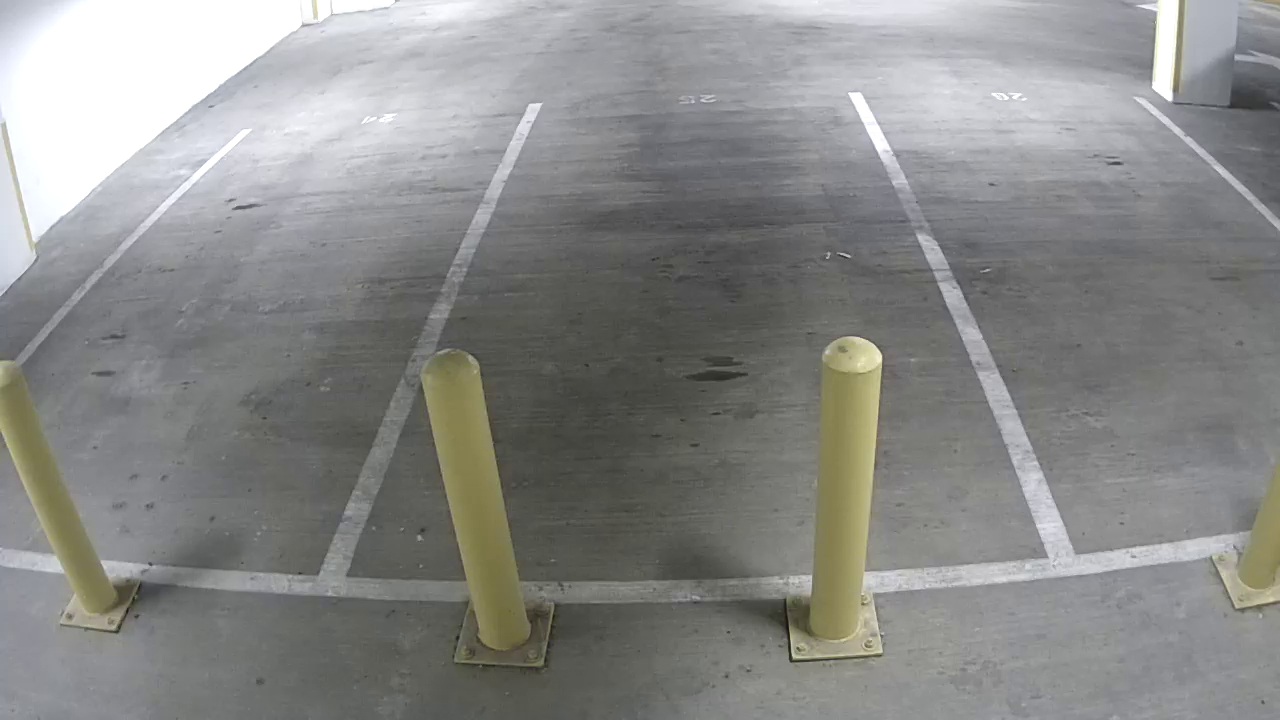
#> input picture tutorials/minicatch/cam09_bg.bmp, 1280 x 720 px
$ python mcatch.py   (Python 2 division)   (older library calls are emulated)
#> lines starting #> are read from the running program, lines starting #| are printed output that depends on the picture
import numpy as np
import cv2
from openalpr import Alpr

import time
import sys
sys.path.append('..')
import notifications as notify

from matplotlib import pyplot as plt

###############################################

# How long between checks (seconds)
sleepytime = 1
#sleepytime = 11

# run for half a day
n_checks = 2
#n_checks = int( 86400. / 2 / sleepytime )

log_file = 'slog.txt'
#log_file = '/mnt/data/catch/mcatch/slog.txt'

# Contour area above which, a car is registered
Slim = 40e3

###############################################

call = "ffmpeg -rtsp_transport tcp -r 25 -y -i rtsp://108.45.109.111:9209/live0.264 -updatefirst 1 -r 2 cam09.bmp"

###############################################

# Load the baseline image
bfilename = 'cam09_bg.bmp'
bim = cv2.imread(bfilename)
#> bim is the input picture: shape (720, 1280, 3); mean B, G, R 136.3, 137.8, 137.4
bimgray = cv2.cvtColor(bim, cv2.COLOR_BGR2GRAY)
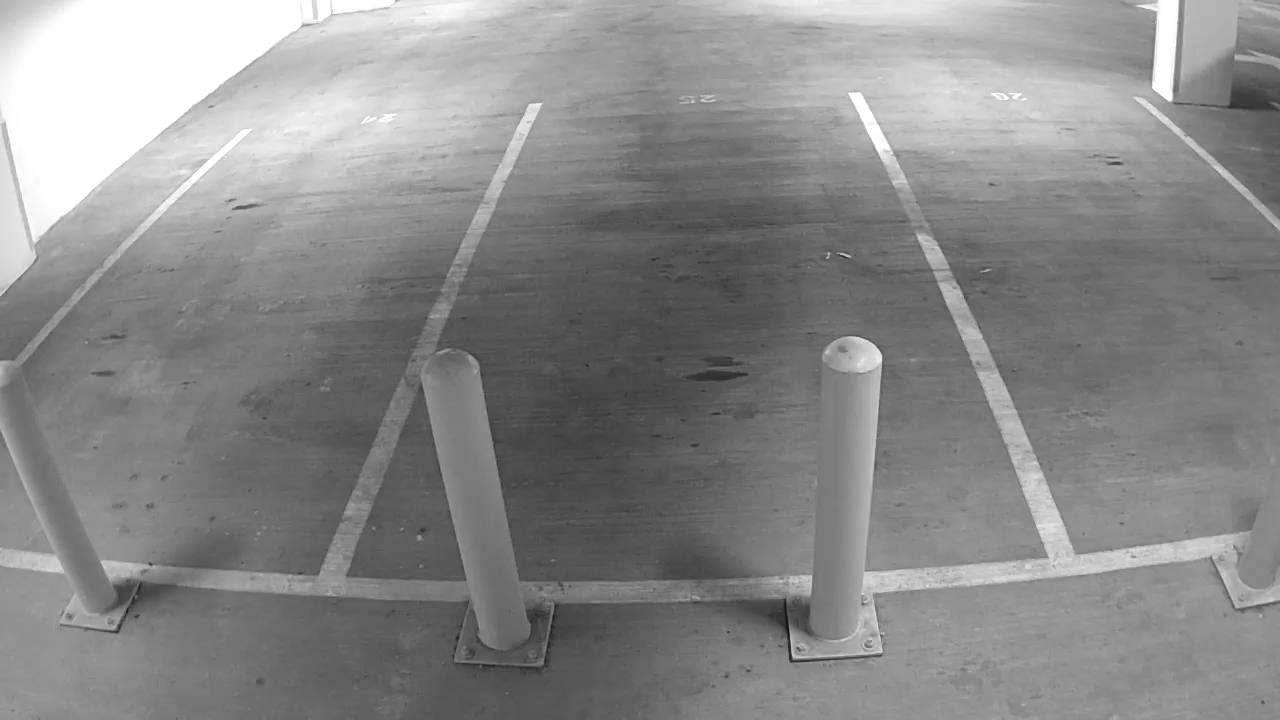
#> bimgray: shape (720, 1280); min 18, max 255, mean 137.4

team = ['info@goodspeedparking.com']

# Init status
occupied = [False, False, False]

#> (the run stopped early here; a loop or call above may not have finished)

$ run again, with tutorials/simpcv/empty.png saved as tutorials/minicatch/cam09_bg.bmp
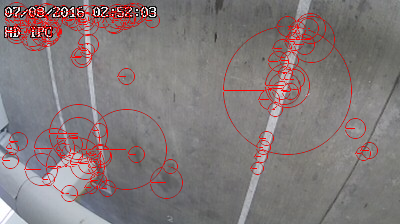
#> input picture tutorials/simpcv/empty.png, 400 x 224 px
#> bim is the input picture: shape (224, 400, 3); mean B, G, R 121.8, 121, 130.9
#> `bimgray = cv2.cvtColor(bim, cv2.COLOR_BGR2GRAY)`:
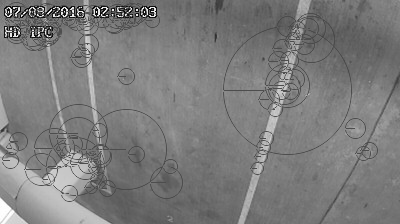
#> bimgray: shape (224, 400); min 3, max 255, mean 124.1
